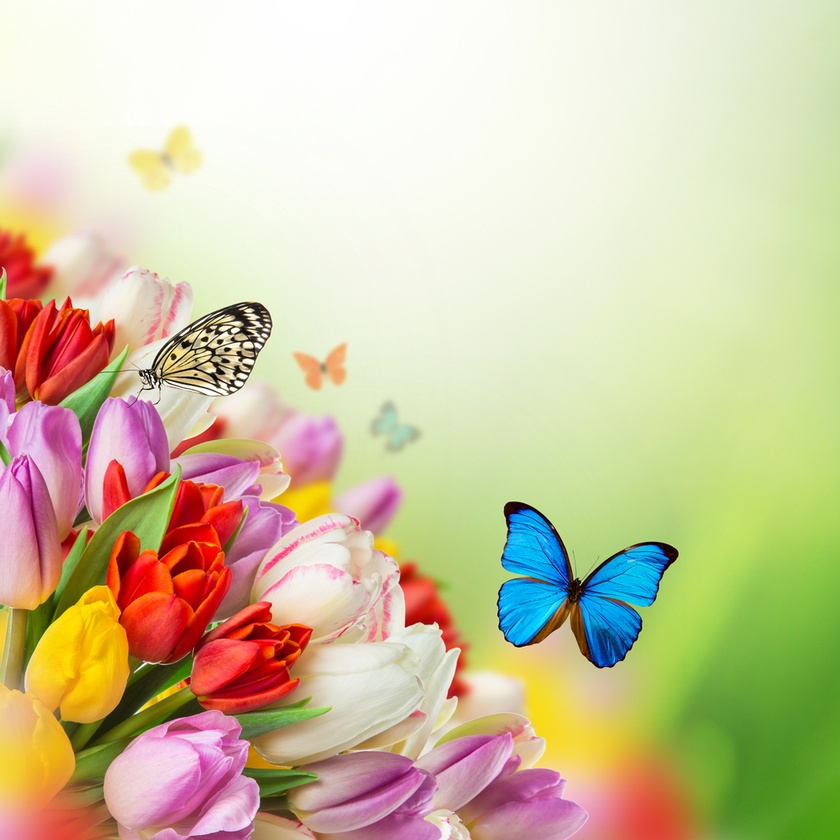
#> input picture flowers.jpg, 840 x 840 px, shrunk from 1000 x 1000 before the run, found by its file name
$ jupyter execute 'Alab4_Activity_4_Answer_AI&DS3_L2.ipynb'   (shell and % lines are left out)
#> lines starting #> are read from the running program, lines starting #| are printed output that depends on the picture
<a href="https://colab.research.google.com/github/CodeBrave/act44/blob/main/Alab4_Activity_4_Answer_AI%26DS3_L2.ipynb" target="_parent"></a>

[cell 1]
# example of a repositor:
#use your own repositor

[cell 2]
# !git clone https://github.com/Students-02/Repository1
import cv2

import matplotlib.pyplot as plt

image = cv2.imread('/content/act44/flowers.jpg')
#> image is the input picture: shape (840, 840, 3); mean B, G, R 159.8, 195.3, 206.7

# Rotate the image by 90 degrees clockwise

rotated_image = cv2.rotate(image, cv2.ROTATE_90_CLOCKWISE)
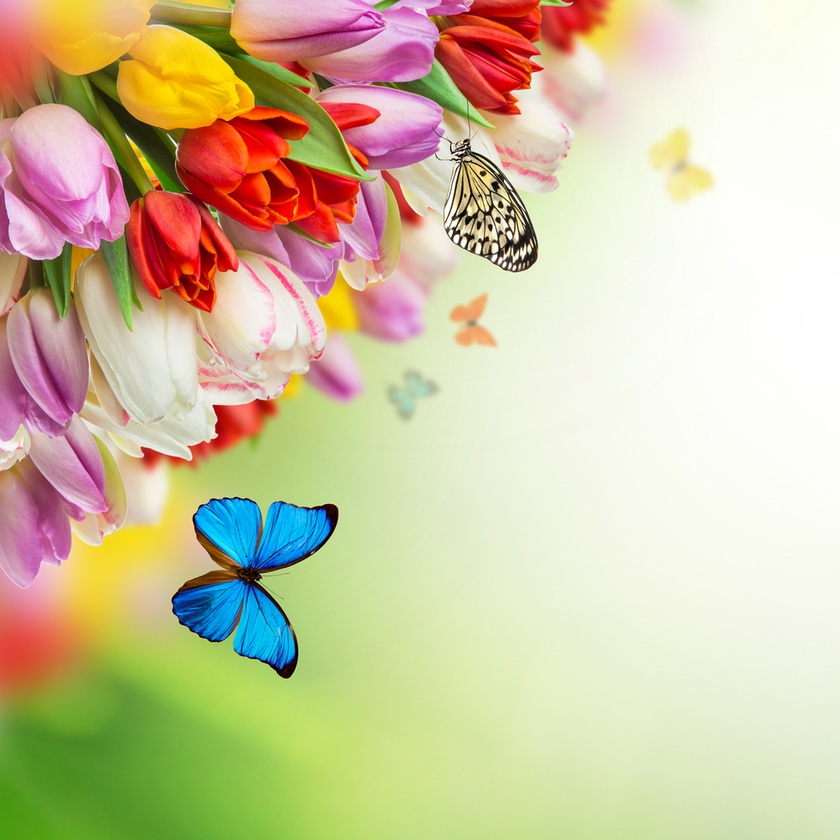
#> rotated_image: shape (840, 840, 3); mean B, G, R 159.8, 195.3, 206.7

# Display the rotated image

plt.imshow(cv2.cvtColor(rotated_image, cv2.COLOR_BGR2RGB))

plt.title('Rotated Image')

plt.axis('off')

plt.show()

cv2.imwrite('Rotated_image.jpg', rotated_image)
#> Out = True
